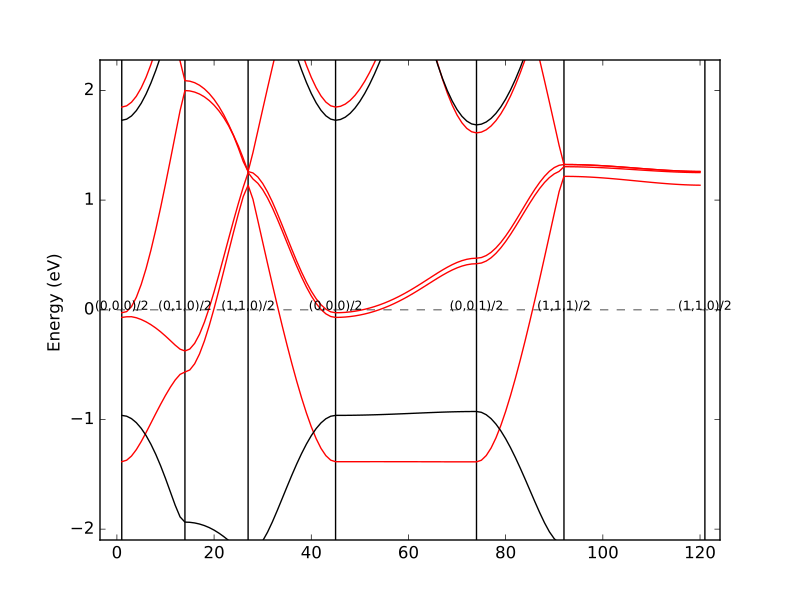

Python code for this plot:
import pylab as P
import numpy as np
import sys
import math

def read_bands(filename):
  f=open(filename,'r')
  spl=f.readline().split()
  nkpt=int(spl[2])
  nband=int(spl[4])
  nspin=int(spl[6])
  spl=f.readline().split()
  npanel=int(spl[2])
  print(nkpt,nband,nspin,npanel)
  panels=[]
  for i in range(0,npanel+1):
    spl=f.readline().split()
    panels.append( (int(spl[1]),spl[2]) )
  data=[[],[]]
  for s in range(0,nspin):
    dummy=""
    while(dummy != "VIEW"):
      dummy=f.readline().split()[1]
    for k in range(1,nkpt):
      line=f.readline()
      #PYTHON2
      #data[s].append(map(float,line.split()))
      #PYTHON3
      data[s].append(list(map(float,line.split())))
  data[0]=np.array(data[0])
  data[1]=np.array(data[1])
  data[0]-=(1-4.8285312E-02)
  data[1]-=(1-4.8285312E-02)
  return data,panels

bands,panels=read_bands("BAND.DAT")
nband=bands[0].shape[1]
nkpt=bands[0].shape[0]
ax=P.gca()
for p in panels:
  ax.axvline(p[0],color='k')
  ax.annotate(p[1],xy=(p[0],0.0),ha='center',fontsize=9)
ax.axhline(0.0,color='gray',linestyle="--")
conv=27.2116
for b in range(50,nband):
  ax.plot(range(1,nkpt+1),conv*bands[0][:,b],color='k')
  ax.plot(range(1,nkpt+1),conv*bands[1][:,b],color='r')
P.ylim([-2,2])
P.ylabel("Energy (eV) ")
if len(sys.argv) < 2: 
  P.show()
else:
  P.savefig(sys.argv[1])
